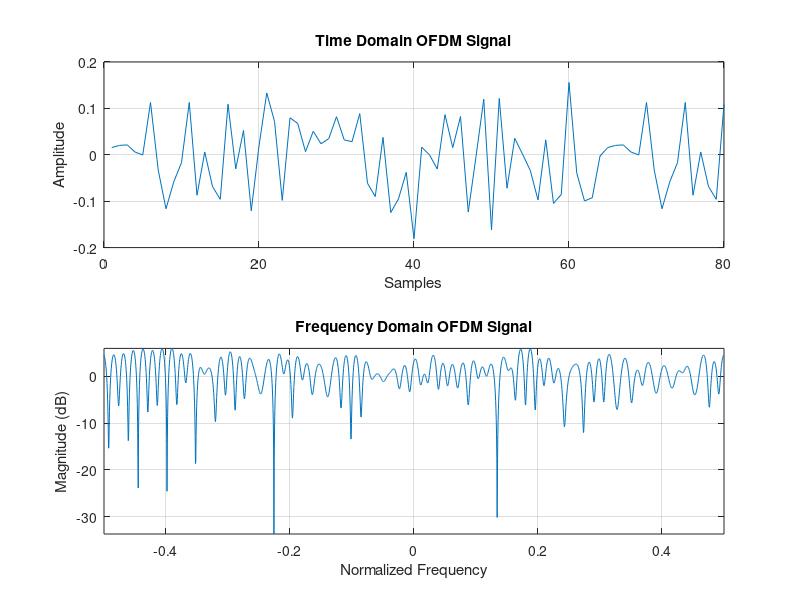

This chart was generated by the following MATLAB code: (Note: this script raises an error after producing the figure.)
%%TIME AND FREQ. DOMAIN RESPONSE

clc;
clear all;
N = 64;              % Number of subcarriers
M = 16;              % Modulation order (QPSK)
cpLen = 16;         % Length of cyclic prefix
numSymbols = 1;     % Number of OFDM symbols (for visualization)
snr = 20;           % Signal-to-noise ratio in dB

% Generate random data
data = randi([0 M-1], numSymbols * N, 1); % Random data

% QPSK modulation
modData = pskmod(data, M, pi/4); % Modulate using QPSK

% OFDM Modulation
ofdmSymbols = reshape(modData, N, numSymbols); % Reshape data
ifftData = ifft(ofdmSymbols, N);               % IFFT
cyclicPrefix = ifftData(end-cpLen+1:end, :);  % Generate cyclic prefix
ofdmSignal = [cyclicPrefix; ifftData];         % Add cyclic prefix

% Time Domain Response
figure;
subplot(2,1,1);
plot(real(ofdmSignal)); % Plot real part of the OFDM signal
title('Time Domain OFDM Signal');
xlabel('Samples');
ylabel('Amplitude');
grid on;

% Frequency Domain Response
frequencySpectrum = fft(ofdmSignal, 2048); % FFT of the OFDM signal
f = linspace(-0.5, 0.5, length(frequencySpectrum)); % Frequency axis
magnitudeSpectrum = abs(fftshift(frequencySpectrum)); % Shift zero frequency component to center

subplot(2,1,2);
plot(f, 20*log10(magnitudeSpectrum)); % Plot magnitude spectrum in dB
title('Frequency Domain OFDM Signal');
xlabel('Normalized Frequency');
ylabel('Magnitude (dB)');
grid on;
axis tight;

% Show the figure
sgtitle('OFDM Modulation: Time and Frequency Domain Responses');